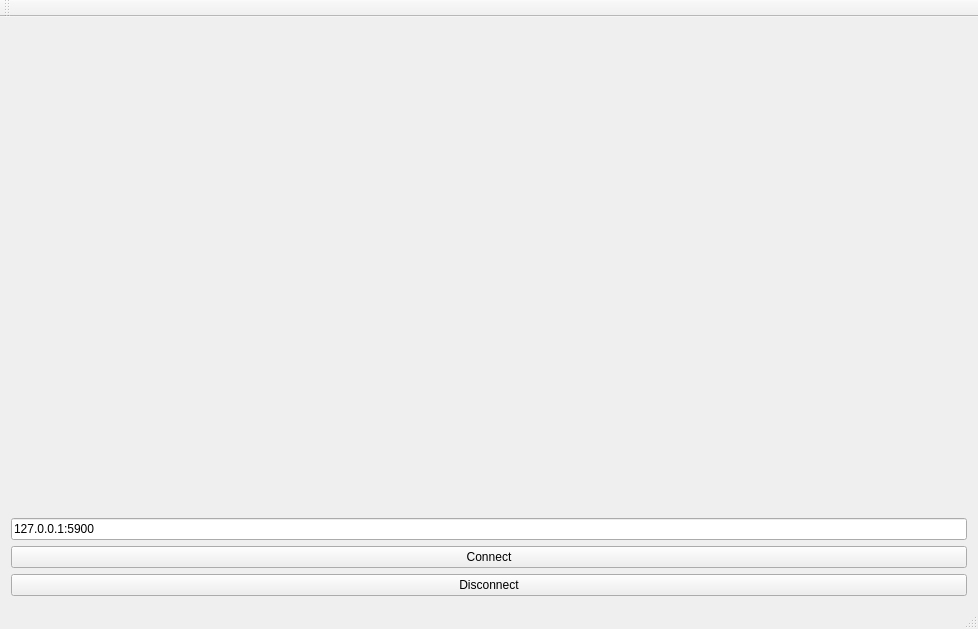
<?xml version="1.0" encoding="UTF-8"?>
<ui version="4.0">
 <class>MainWindow</class>
 <widget class="QMainWindow" name="MainWindow">
  <property name="geometry">
   <rect>
    <x>0</x>
    <y>0</y>
    <width>978</width>
    <height>629</height>
   </rect>
  </property>
  <property name="windowTitle">
   <string>MainWindow</string>
  </property>
  <widget class="QWidget" name="centralWidget">
   <layout class="QGridLayout" name="gridLayout">
    <item row="0" column="0">
     <layout class="QVBoxLayout" name="verticalLayout">
      <item>
       <widget class="QVNCViewer" name="viewer_widget" native="true"/>
      </item>
      <item>
       <widget class="QLineEdit" name="adress_txt">
        <property name="sizePolicy">
         <sizepolicy hsizetype="Expanding" vsizetype="Fixed">
          <horstretch>0</horstretch>
          <verstretch>0</verstretch>
         </sizepolicy>
        </property>
        <property name="text">
         <string>127.0.0.1:5900</string>
        </property>
       </widget>
      </item>
      <item>
       <widget class="QPushButton" name="connect_btn">
        <property name="text">
         <string>Connect</string>
        </property>
       </widget>
      </item>
      <item>
       <widget class="QPushButton" name="disconnect_btn">
        <property name="text">
         <string>Disconnect</string>
        </property>
       </widget>
      </item>
     </layout>
    </item>
   </layout>
  </widget>
  <widget class="QMenuBar" name="menuBar">
   <property name="geometry">
    <rect>
     <x>0</x>
     <y>0</y>
     <width>978</width>
     <height>26</height>
    </rect>
   </property>
  </widget>
  <widget class="QToolBar" name="mainToolBar">
   <attribute name="toolBarArea">
    <enum>TopToolBarArea</enum>
   </attribute>
   <attribute name="toolBarBreak">
    <bool>false</bool>
   </attribute>
  </widget>
  <widget class="QStatusBar" name="statusBar"/>
 </widget>
 <layoutdefault spacing="6" margin="11"/>
 <customwidgets>
  <customwidget>
   <class>QVNCViewer</class>
   <extends>QWidget</extends>
   <header location="global">qvncviewer.h</header>
   <container>1</container>
  </customwidget>
 </customwidgets>
 <resources/>
 <connections/>
</ui>
